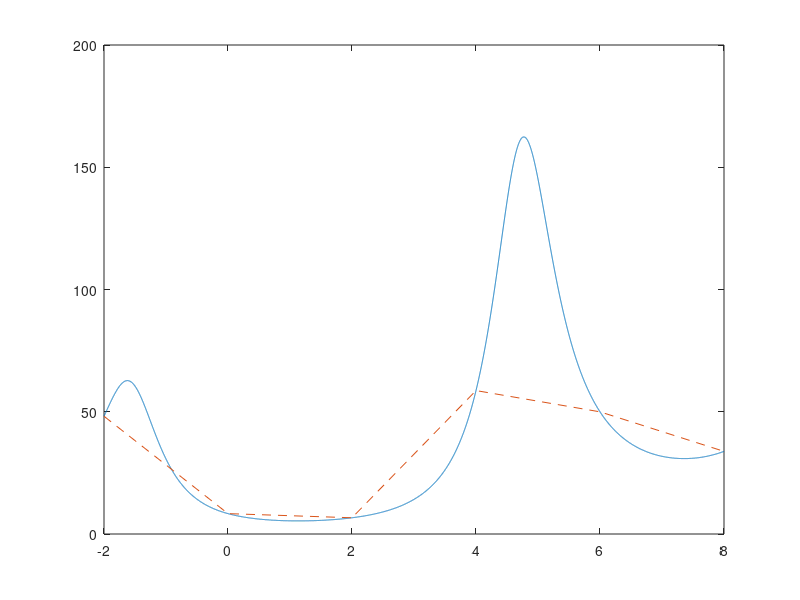

MATLAB code for this plot:
x = -2:1/1000:8;
f = (x.^2 + 10) ./ (sin(x)+1.2);
plot(x,f);
hold on;
pts = [-2 0 2 4 6 8];
ft = interp1(x,f,pts);
plot(pts,ft, '--');